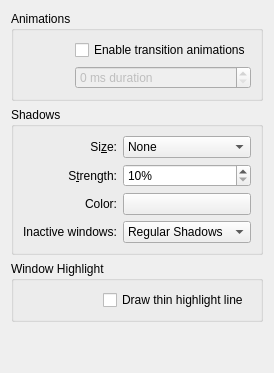
     <widget class="QWidget" name="tab_2">
      <attribute name="title">
       <string>Effects</string>
      </attribute>
      <layout class="QVBoxLayout" name="verticalLayout">
       <item>
        <widget class="QGroupBox" name="groupBox_4">
         <property name="title">
          <string>Animations</string>
         </property>
         <layout class="QGridLayout" name="gridLayout_8">
          <item row="1" column="1">
           <widget class="QSpinBox" name="animationsDuration">
            <property name="enabled">
             <bool>false</bool>
            </property>
            <property name="sizePolicy">
             <sizepolicy hsizetype="Minimum" vsizetype="Fixed">
              <horstretch>2</horstretch>
              <verstretch>0</verstretch>
             </sizepolicy>
            </property>
            <property name="whatsThis">
             <string extracomment="Sets a duration for the animations to play in milliseconds."/>
            </property>
            <property name="suffix">
             <string> ms duration</string>
            </property>
            <property name="prefix">
             <string/>
            </property>
            <property name="maximum">
             <number>500</number>
            </property>
           </widget>
          </item>
          <item row="0" column="1">
           <widget class="QCheckBox" name="animationsEnabled">
            <property name="sizePolicy">
             <sizepolicy hsizetype="Minimum" vsizetype="Fixed">
              <horstretch>1</horstretch>
              <verstretch>0</verstretch>
             </sizepolicy>
            </property>
            <property name="whatsThis">
             <string extracomment="Enable or disable animations."/>
            </property>
            <property name="text">
             <string>Enable transition animations</string>
            </property>
           </widget>
          </item>
          <item row="0" column="0">
           <widget class="QLabel" name="label_14">
            <property name="sizePolicy">
             <sizepolicy hsizetype="Preferred" vsizetype="Preferred">
              <horstretch>1</horstretch>
              <verstretch>0</verstretch>
             </sizepolicy>
            </property>
            <property name="text">
             <string/>
            </property>
           </widget>
          </item>
         </layout>
        </widget>
       </item>
       <item>
        <widget class="QGroupBox" name="groupBox_5">
         <property name="title">
          <string>Shadows</string>
         </property>
         <layout class="QGridLayout" name="gridLayout_5">
          <item row="2" column="1">
           <widget class="KColorButton" name="shadowColor">
            <property name="whatsThis">
             <string extracomment="Choose a color for the shadows to use."/>
            </property>
           </widget>
          </item>
          <item row="3" column="1">
           <widget class="QComboBox" name="inactiveShadowBehaviour">
            <property name="enabled">
             <bool>true</bool>
            </property>
            <property name="whatsThis">
             <string extracomment="Select strength of inactive windows' shadows."/>
            </property>
            <item>
             <property name="text">
              <string>Regular Shadows</string>
             </property>
            </item>
            <item>
             <property name="text">
              <string>Light Shadows</string>
             </property>
            </item>
            <item>
             <property name="text">
              <string>No Shadows</string>
             </property>
            </item>
           </widget>
          </item>
          <item row="3" column="0" alignment="Qt::AlignRight">
           <widget class="QLabel" name="label_12">
            <property name="text">
             <string>Inactive windows:</string>
            </property>
           </widget>
          </item>
          <item row="1" column="1">
           <widget class="QSpinBox" name="shadowStrength">
            <property name="whatsThis">
             <string extracomment="Select the intensity of the shadows. Higher strength means more pronounced shadows."/>
            </property>
            <property name="suffix">
             <string>%</string>
            </property>
            <property name="minimum">
             <number>10</number>
            </property>
            <property name="maximum">
             <number>100</number>
            </property>
           </widget>
          </item>
          <item row="0" column="1">
           <widget class="QComboBox" name="shadowSize">
            <property name="sizePolicy">
             <sizepolicy hsizetype="Preferred" vsizetype="Fixed">
              <horstretch>2</horstretch>
              <verstretch>0</verstretch>
             </sizepolicy>
            </property>
            <property name="whatsThis">
             <string extracomment="Select a size for shadows to draw under windows."/>
            </property>
            <item>
             <property name="text">
              <string comment="@item:inlistbox Button size:">None</string>
             </property>
            </item>
            <item>
             <property name="text">
              <string comment="@item:inlistbox Button size:">Small</string>
             </property>
            </item>
            <item>
             <property name="text">
              <string comment="@item:inlistbox Button size:">Medium</string>
             </property>
            </item>
            <item>
             <property name="text">
              <string comment="@item:inlistbox Button size:">Large</string>
             </property>
            </item>
            <item>
             <property name="text">
              <string comment="@item:inlistbox Button size:">Very Large</string>
             </property>
            </item>
           </widget>
          </item>
          <item row="2" column="0">
           <widget class="QLabel" name="label_5">
            <property name="text">
             <string>Color:</string>
            </property>
            <property name="alignment">
             <set>Qt::AlignRight|Qt::AlignTrailing|Qt::AlignVCenter</set>
            </property>
           </widget>
          </item>
          <item row="0" column="0">
           <widget class="QLabel" name="label">
            <property name="sizePolicy">
             <sizepolicy hsizetype="Preferred" vsizetype="Preferred">
              <horstretch>1</horstretch>
              <verstretch>0</verstretch>
             </sizepolicy>
            </property>
            <property name="text">
             <string>Si&amp;ze:</string>
            </property>
            <property name="alignment">
             <set>Qt::AlignRight|Qt::AlignTrailing|Qt::AlignVCenter</set>
            </property>
            <property name="buddy">
             <cstring>shadowSize</cstring>
            </property>
           </widget>
          </item>
          <item row="1" column="0">
           <widget class="QLabel" name="label_2">
            <property name="text">
             <string comment="strength of the shadow (from transparent to opaque)">S&amp;trength:</string>
            </property>
            <property name="alignment">
             <set>Qt::AlignRight|Qt::AlignTrailing|Qt::AlignVCenter</set>
            </property>
            <property name="buddy">
             <cstring>shadowStrength</cstring>
            </property>
           </widget>
          </item>
         </layout>
        </widget>
       </item>
       <item>
        <widget class="QGroupBox" name="groupBox_6">
         <property name="title">
          <string>Window Highlight</string>
         </property>
         <layout class="QGridLayout" name="gridLayout">
          <item row="0" column="1">
           <widget class="QCheckBox" name="drawHighlight">
            <property name="sizePolicy">
             <sizepolicy hsizetype="Minimum" vsizetype="Fixed">
              <horstretch>2</horstretch>
              <verstretch>0</verstretch>
             </sizepolicy>
            </property>
            <property name="toolTip">
             <string extracomment="This will draw a 1 pixel line around the inside of each window, to add further contrast. Will only work with borders all around the window. Use the 'hello shaders' KWin plugin to enable this effect without borders."/>
            </property>
            <property name="text">
             <string>Draw thin highlight line</string>
            </property>
           </widget>
          </item>
          <item row="0" column="0">
           <widget class="QLabel" name="label_13">
            <property name="sizePolicy">
             <sizepolicy hsizetype="Preferred" vsizetype="Preferred">
              <horstretch>1</horstretch>
              <verstretch>0</verstretch>
             </sizepolicy>
            </property>
            <property name="text">
             <string/>
            </property>
           </widget>
          </item>
         </layout>
        </widget>
       </item>
       <item>
        <spacer name="verticalSpacer_2">
         <property name="orientation">
          <enum>Qt::Vertical</enum>
         </property>
         <property name="sizeHint" stdset="0">
          <size>
           <width>20</width>
           <height>40</height>
          </size>
         </property>
        </spacer>
       </item>
      </layout>
     </widget>
